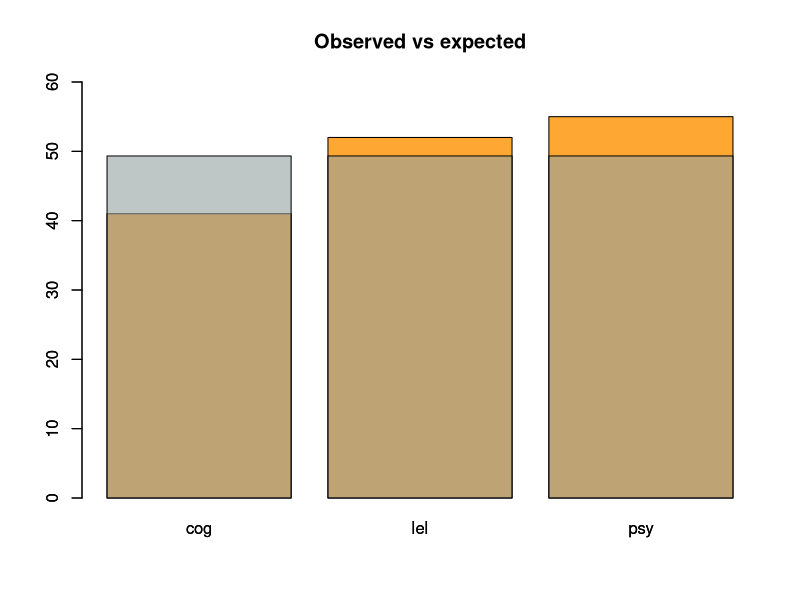

This chart was generated by the following R code: (Note: this script raises an error after producing the figure.)

# set random seed to get the same results every time
set.seed(1234)

### DATA
# observed data
l1_data <- rep(c("cog", "lel", "psy"), c(41, 52, 55))
# expected frequencies
exp <- rep(length(l1_data) / length(unique(l1_data)),
           length(unique(l1_data))) # there are 3 unique values
names(exp) <- c("cog", "lel", "psy") # vectors can be named!

### PLOT

# save plot into x and DON'T plot it
# the values saved in x are x-coordinates of the
# mid-point of the individual bars
# we'll use it for drawing lines below
x <- barplot(table(l1_data), plot = F)

# plot orange bars of observed frequencies
barplot(table(l1_data), ylim = c(0, 60),
        main = "Observed vs expected", col = "#ffa733")
# plot semitransparent bars of expected freqs
# in 8-digit colour code, last 2 digits are transparency (between 00 and ff)
barplot(exp, ylim = c(0, 60), col = "#93a1a199", add = T)
# draw lines
for (i in 1:3) { # loop for 3 iterations
  # horizontal lines
  matlines(x[i] - c(.05, -.05), # x-coord is the mid-point of ith bar +- .05
           matrix(rep(c(exp[i], table(l1_data)[i]), each = 2), 2, 2), # y-coord are heights of ith bars
           lwd = 2, lty = 1, col = colors[4])
  # vertical bars
  lines(rep(x[i], 2), c(exp[i], table(l1_data)[i]), lwd = 2, col = colors[4])
}
